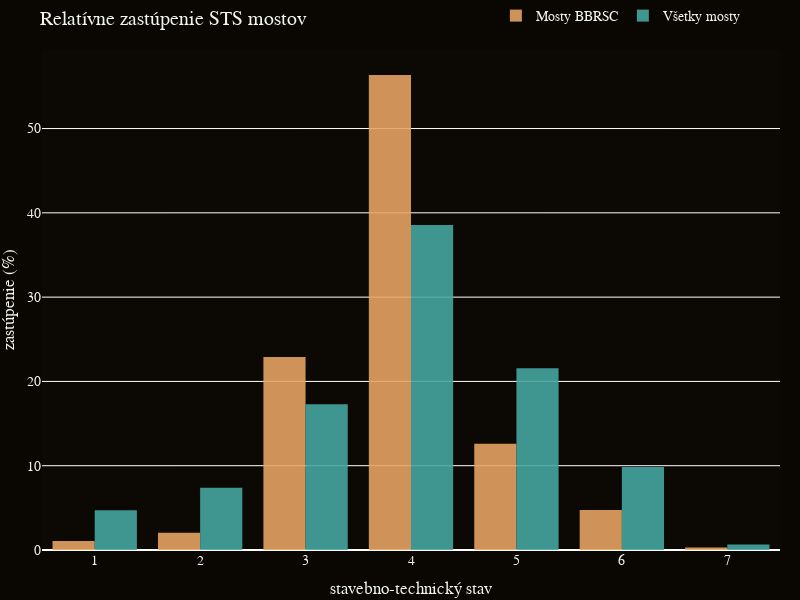

Notebook cell for this chart:
### Code cell
import plotly.graph_objects as go

# Creating the histogram for filtered_bridges
trace_filtered = go.Histogram(
    x=filtered_bridges["n_2023"],
    name='Mosty BBRSC',
    marker_color='#e7a564 ',
    opacity=0.75,
    histnorm='percent',
    offsetgroup=1  # Set offsetgroup to 1 for the bars to be side by side
)

# Creating the histogram for df_bridges_all
trace_all = go.Histogram(
    x=df_bridges_all["n_2023"],
    name='Všetky mosty',
    marker_color='#46a7a2',
    opacity=0.75,
    histnorm='percent',
    offsetgroup=2  # Set offsetgroup to 2 for the bars to be side by side
)

# Creating the figure and adding the histograms
fig = go.Figure(data=[trace_filtered, trace_all])


fig_width = 800
# Update the layout with Montserrat font and specified color scheme
fig.update_layout(
    title_text='Relatívne zastúpenie STS mostov',
    xaxis_title_text='stavebno-technický stav',
    yaxis_title_text='zastúpenie (%)',
    barmode='group',  # Set barmode to "group" for bars to be side by side
    font=dict(
        family="Montserrat, sans-serif",  # Set font family to Montserrat
        size=14,
        color="#F2F5EA"  # Set font color to light
    ),
    legend=dict(
        orientation="h",  # Horizontal legend orientation
        yanchor="top",  # Anchor legend to the top
        y=1.10,  # Position the legend slightly above the plot
        xanchor="left",  # Anchor legend to the left
        x=.615  # Align legend to the left
    ),
    plot_bgcolor='#0c0803',  # Set dark background color for plot area
    paper_bgcolor='#0A0702',  # Set dark background color for paper area
    margin=dict(l=0, r=20, t=50, b=50),  # Adjust margins for tight layout
    bargap=0.2,
    width=fig_width,  # Set figure width
    height=(fig_width/8)*6  # Set figure height
)

# Adjusting the opacity for better visualization
fig.update_traces(opacity=0.89)

fig.show()

### Figure 1 — Plotly figure (JSON) as saved in the notebook; plotly's stock layout.template omitted (floating-point values rounded to 4 significant figures; data arrays with more than 128 entries replaced by an {"elided": "..."} marker saying what was removed)
{"data": [{"histnorm": "percent", "marker": {"color": "#e7a564 "}, "name": "Mosty BBRSC", "offsetgroup": "1", "opacity": 0.89, "type": "histogram", "x": {"elided": "1031 int values"}}, {"histnorm": "percent", "marker": {"color": "#46a7a2"}, "name": "Všetky mosty", "offsetgroup": "2", "opacity": 0.89, "type": "histogram", "x": {"elided": "8125 int values"}}], "layout": {"bargap": 0.2, "barmode": "group", "font": {"color": "#F2F5EA", "family": "Montserrat, sans-serif", "size": 14}, "height": 600, "legend": {"orientation": "h", "x": 0.615, "xanchor": "left", "y": 1.1, "yanchor": "top"}, "margin": {"b": 50, "l": 0, "r": 20, "t": 50}, "paper_bgcolor": "#0A0702", "plot_bgcolor": "#0c0803", "title": {"text": "Relatívne zastúpenie STS mostov"}, "width": 800, "xaxis": {"title": {"text": "stavebno-technický stav"}}, "yaxis": {"title": {"text": "zastúpenie (%)"}}}}
